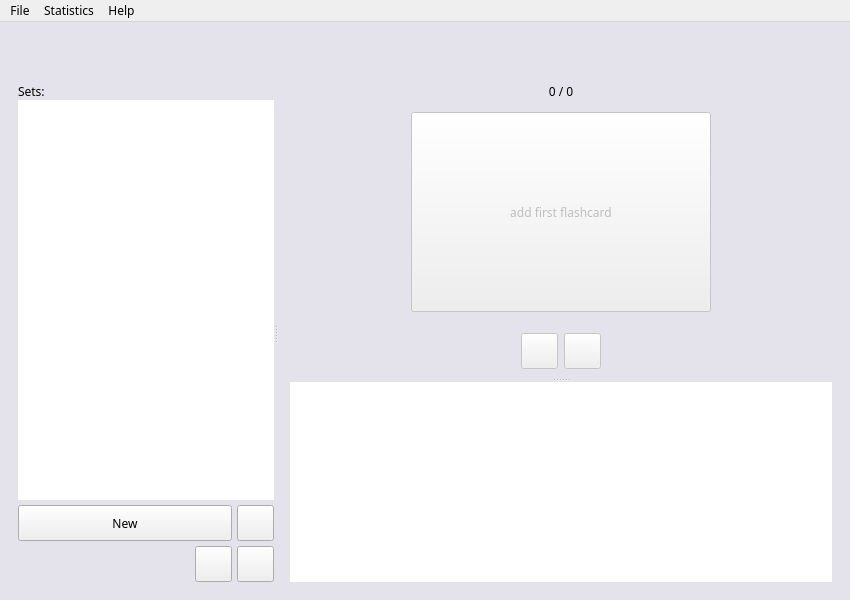
<?xml version="1.0" encoding="UTF-8"?>
<ui version="4.0">
 <class>MainWindow</class>
 <widget class="QMainWindow" name="MainWindow">
  <property name="enabled">
   <bool>true</bool>
  </property>
  <property name="geometry">
   <rect>
    <x>0</x>
    <y>0</y>
    <width>850</width>
    <height>600</height>
   </rect>
  </property>
  <property name="minimumSize">
   <size>
    <width>850</width>
    <height>600</height>
   </size>
  </property>
  <property name="font">
   <font>
    <family>Futura</family>
    <pointsize>11</pointsize>
   </font>
  </property>
  <property name="windowTitle">
   <string>Flashcards</string>
  </property>
  <property name="styleSheet">
   <string notr="true">* {
	font-family: Futura;
}

MyPushButton {
	font-size: 20px;
	background-color: transparent;
	border-width: 2px;
	border-style: solid;
	border-color: #ffffff;
}

MyPushButton:hover {
	border-color: #9e5db8
}

MyPushButton#btn_flashcard{
	border-width: 5px;
}

QListWidget {
	background-color: white;
	font-size: 20px;
}

QMainWindow{
	background-color: #e4e2eb;
}

QLineEdit{
	background-color: transparent;
	border-bottom: 3px;
	border-bottom-style: solid;
	border-bottom-color: #9e5db8;
}

Line{
	border-color: beige
}
</string>
  </property>
  <widget class="QWidget" name="centralwidget">
   <property name="font">
    <font>
     <family>Futura</family>
     <pointsize>18</pointsize>
    </font>
   </property>
   <layout class="QVBoxLayout" name="verticalLayout_5">
    <item>
     <widget class="QStackedWidget" name="mainstack">
      <property name="currentIndex">
       <number>1</number>
      </property>
      <widget class="QWidget" name="welcome_page">
       <layout class="QVBoxLayout" name="verticalLayout_2">
        <item>
         <spacer name="verticalSpacer_1">
          <property name="orientation">
           <enum>Qt::Vertical</enum>
          </property>
          <property name="sizeHint" stdset="0">
           <size>
            <width>20</width>
            <height>40</height>
           </size>
          </property>
         </spacer>
        </item>
        <item>
         <widget class="QWidget" name="container_welcome" native="true">
          <layout class="QVBoxLayout" name="verticalLayout_4">
           <item alignment="Qt::AlignHCenter">
            <widget class="QLabel" name="lbl_name">
             <property name="sizePolicy">
              <sizepolicy hsizetype="Fixed" vsizetype="Fixed">
               <horstretch>0</horstretch>
               <verstretch>0</verstretch>
              </sizepolicy>
             </property>
             <property name="font">
              <font>
               <family>Futura</family>
               <pointsize>40</pointsize>
               <bold>false</bold>
              </font>
             </property>
             <property name="styleSheet">
              <string notr="true"/>
             </property>
             <property name="text">
              <string>Hi,</string>
             </property>
             <property name="alignment">
              <set>Qt::AlignCenter</set>
             </property>
            </widget>
           </item>
           <item alignment="Qt::AlignHCenter">
            <widget class="QLineEdit" name="fld_name">
             <property name="enabled">
              <bool>true</bool>
             </property>
             <property name="sizePolicy">
              <sizepolicy hsizetype="Fixed" vsizetype="Fixed">
               <horstretch>0</horstretch>
               <verstretch>0</verstretch>
              </sizepolicy>
             </property>
             <property name="font">
              <font>
               <family>Futura</family>
               <pointsize>20</pointsize>
              </font>
             </property>
             <property name="focusPolicy">
              <enum>Qt::StrongFocus</enum>
             </property>
             <property name="maxLength">
              <number>50</number>
             </property>
             <property name="frame">
              <bool>false</bool>
             </property>
             <property name="alignment">
              <set>Qt::AlignLeading|Qt::AlignLeft|Qt::AlignVCenter</set>
             </property>
             <property name="placeholderText">
              <string>Enter your name...</string>
             </property>
            </widget>
           </item>
           <item alignment="Qt::AlignHCenter">
            <widget class="MyPushButton" name="btn_name">
             <property name="sizePolicy">
              <sizepolicy hsizetype="Minimum" vsizetype="Preferred">
               <horstretch>0</horstretch>
               <verstretch>0</verstretch>
              </sizepolicy>
             </property>
             <property name="minimumSize">
              <size>
               <width>80</width>
               <height>36</height>
              </size>
             </property>
             <property name="sizeIncrement">
              <size>
               <width>0</width>
               <height>0</height>
              </size>
             </property>
             <property name="baseSize">
              <size>
               <width>0</width>
               <height>0</height>
              </size>
             </property>
             <property name="font">
              <font>
               <family>Futura</family>
               <pointsize>6</pointsize>
              </font>
             </property>
             <property name="focusPolicy">
              <enum>Qt::NoFocus</enum>
             </property>
             <property name="text">
              <string>Go</string>
             </property>
            </widget>
           </item>
          </layout>
         </widget>
        </item>
        <item>
         <spacer name="verticalSpacer_3">
          <property name="orientation">
           <enum>Qt::Vertical</enum>
          </property>
          <property name="sizeHint" stdset="0">
           <size>
            <width>20</width>
            <height>40</height>
           </size>
          </property>
         </spacer>
        </item>
       </layout>
      </widget>
      <widget class="QWidget" name="main_page">
       <layout class="QVBoxLayout" name="verticalLayout_6">
        <item>
         <widget class="QLabel" name="lbl_greet">
          <property name="font">
           <font>
            <family>Futura</family>
            <pointsize>20</pointsize>
           </font>
          </property>
          <property name="text">
           <string/>
          </property>
         </widget>
        </item>
        <item>
         <widget class="QSplitter" name="splitter">
          <property name="sizePolicy">
           <sizepolicy hsizetype="Expanding" vsizetype="Expanding">
            <horstretch>0</horstretch>
            <verstretch>0</verstretch>
           </sizepolicy>
          </property>
          <property name="orientation">
           <enum>Qt::Horizontal</enum>
          </property>
          <widget class="QWidget" name="layoutWidget">
           <layout class="QVBoxLayout" name="verticalLayout">
            <property name="spacing">
             <number>0</number>
            </property>
            <item>
             <widget class="QLabel" name="label_2">
              <property name="text">
               <string>Sets:</string>
              </property>
             </widget>
            </item>
            <item>
             <widget class="QListWidget" name="list_sets">
              <property name="sizePolicy">
               <sizepolicy hsizetype="Minimum" vsizetype="Expanding">
                <horstretch>0</horstretch>
                <verstretch>0</verstretch>
               </sizepolicy>
              </property>
              <property name="minimumSize">
               <size>
                <width>150</width>
                <height>0</height>
               </size>
              </property>
              <property name="font">
               <font>
                <family>Futura</family>
                <pointsize>-1</pointsize>
                <kerning>true</kerning>
               </font>
              </property>
              <property name="frameShape">
               <enum>QFrame::NoFrame</enum>
              </property>
              <property name="frameShadow">
               <enum>QFrame::Plain</enum>
              </property>
              <property name="horizontalScrollBarPolicy">
               <enum>Qt::ScrollBarAlwaysOff</enum>
              </property>
             </widget>
            </item>
            <item>
             <layout class="QHBoxLayout" name="horizontalLayout">
              <property name="spacing">
               <number>5</number>
              </property>
              <property name="topMargin">
               <number>5</number>
              </property>
              <item>
               <widget class="MyPushButton" name="btn_new_set">
                <property name="sizePolicy">
                 <sizepolicy hsizetype="Expanding" vsizetype="Fixed">
                  <horstretch>0</horstretch>
                  <verstretch>0</verstretch>
                 </sizepolicy>
                </property>
                <property name="minimumSize">
                 <size>
                  <width>50</width>
                  <height>36</height>
                 </size>
                </property>
                <property name="font">
                 <font>
                  <family>Futura</family>
                 </font>
                </property>
                <property name="text">
                 <string>New</string>
                </property>
               </widget>
              </item>
              <item>
               <widget class="MyPushButton" name="btn_set_delete">
                <property name="sizePolicy">
                 <sizepolicy hsizetype="Fixed" vsizetype="Fixed">
                  <horstretch>0</horstretch>
                  <verstretch>0</verstretch>
                 </sizepolicy>
                </property>
                <property name="minimumSize">
                 <size>
                  <width>36</width>
                  <height>36</height>
                 </size>
                </property>
                <property name="font">
                 <font>
                  <family>Futura</family>
                 </font>
                </property>
                <property name="text">
                 <string/>
                </property>
                <property name="icon">
                 <iconset>
                  <normaloff>icons/delete.png</normaloff>icons/delete.png</iconset>
                </property>
               </widget>
              </item>
             </layout>
            </item>
            <item>
             <layout class="QHBoxLayout" name="horizontalLayout_2">
              <property name="spacing">
               <number>5</number>
              </property>
              <property name="topMargin">
               <number>5</number>
              </property>
              <item>
               <spacer name="horizontalSpacer">
                <property name="orientation">
                 <enum>Qt::Horizontal</enum>
                </property>
                <property name="sizeHint" stdset="0">
                 <size>
                  <width>40</width>
                  <height>20</height>
                 </size>
                </property>
               </spacer>
              </item>
              <item>
               <widget class="MyPushButton" name="btn_import_set">
                <property name="sizePolicy">
                 <sizepolicy hsizetype="Fixed" vsizetype="Fixed">
                  <horstretch>0</horstretch>
                  <verstretch>0</verstretch>
                 </sizepolicy>
                </property>
                <property name="minimumSize">
                 <size>
                  <width>36</width>
                  <height>36</height>
                 </size>
                </property>
                <property name="font">
                 <font>
                  <family>Futura</family>
                 </font>
                </property>
                <property name="text">
                 <string/>
                </property>
                <property name="icon">
                 <iconset>
                  <normaloff>icons/import.png</normaloff>icons/import.png</iconset>
                </property>
               </widget>
              </item>
              <item>
               <widget class="MyPushButton" name="btn_export_set">
                <property name="sizePolicy">
                 <sizepolicy hsizetype="Fixed" vsizetype="Fixed">
                  <horstretch>0</horstretch>
                  <verstretch>0</verstretch>
                 </sizepolicy>
                </property>
                <property name="minimumSize">
                 <size>
                  <width>36</width>
                  <height>36</height>
                 </size>
                </property>
                <property name="font">
                 <font>
                  <family>Futura</family>
                 </font>
                </property>
                <property name="text">
                 <string/>
                </property>
                <property name="icon">
                 <iconset>
                  <normaloff>icons/export.png</normaloff>icons/export.png</iconset>
                </property>
               </widget>
              </item>
             </layout>
            </item>
           </layout>
          </widget>
          <widget class="QStackedWidget" name="stackedWidget">
           <property name="sizePolicy">
            <sizepolicy hsizetype="Expanding" vsizetype="Expanding">
             <horstretch>1</horstretch>
             <verstretch>0</verstretch>
            </sizepolicy>
           </property>
           <property name="minimumSize">
            <size>
             <width>400</width>
             <height>0</height>
            </size>
           </property>
           <property name="currentIndex">
            <number>1</number>
           </property>
           <widget class="QWidget" name="page_2"/>
           <widget class="QWidget" name="set_page">
            <layout class="QVBoxLayout" name="verticalLayout_8">
             <property name="leftMargin">
              <number>12</number>
             </property>
             <property name="topMargin">
              <number>0</number>
             </property>
             <property name="rightMargin">
              <number>0</number>
             </property>
             <property name="bottomMargin">
              <number>0</number>
             </property>
             <item>
              <widget class="QSplitter" name="splitter_2">
               <property name="orientation">
                <enum>Qt::Vertical</enum>
               </property>
               <widget class="QWidget" name="flashcards_slider" native="true">
                <property name="sizePolicy">
                 <sizepolicy hsizetype="Preferred" vsizetype="Minimum">
                  <horstretch>0</horstretch>
                  <verstretch>0</verstretch>
                 </sizepolicy>
                </property>
                <layout class="QVBoxLayout" name="verticalLayout_7">
                 <item>
                  <widget class="QLabel" name="lbl_flashcard_count">
                   <property name="sizePolicy">
                    <sizepolicy hsizetype="Preferred" vsizetype="Minimum">
                     <horstretch>0</horstretch>
                     <verstretch>0</verstretch>
                    </sizepolicy>
                   </property>
                   <property name="text">
                    <string>0 / 0</string>
                   </property>
                   <property name="alignment">
                    <set>Qt::AlignCenter</set>
                   </property>
                  </widget>
                 </item>
                 <item>
                  <widget class="QWidget" name="flashcard" native="true">
                   <property name="sizePolicy">
                    <sizepolicy hsizetype="Preferred" vsizetype="Expanding">
                     <horstretch>0</horstretch>
                     <verstretch>0</verstretch>
                    </sizepolicy>
                   </property>
                   <layout class="QGridLayout" name="gridLayout">
                    <property name="leftMargin">
                     <number>0</number>
                    </property>
                    <property name="topMargin">
                     <number>0</number>
                    </property>
                    <property name="rightMargin">
                     <number>0</number>
                    </property>
                    <property name="bottomMargin">
                     <number>0</number>
                    </property>
                    <item row="1" column="0">
                     <widget class="MyPushButton" name="btn_flashcard">
                      <property name="enabled">
                       <bool>false</bool>
                      </property>
                      <property name="sizePolicy">
                       <sizepolicy hsizetype="Fixed" vsizetype="Fixed">
                        <horstretch>0</horstretch>
                        <verstretch>0</verstretch>
                       </sizepolicy>
                      </property>
                      <property name="minimumSize">
                       <size>
                        <width>300</width>
                        <height>200</height>
                       </size>
                      </property>
                      <property name="font">
                       <font>
                        <family>Futura</family>
                       </font>
                      </property>
                      <property name="text">
                       <string>add first flashcard</string>
                      </property>
                      <property name="checkable">
                       <bool>true</bool>
                      </property>
                     </widget>
                    </item>
                   </layout>
                  </widget>
                 </item>
                 <item>
                  <widget class="QWidget" name="flashcard_options" native="true">
                   <property name="sizePolicy">
                    <sizepolicy hsizetype="Expanding" vsizetype="Minimum">
                     <horstretch>0</horstretch>
                     <verstretch>0</verstretch>
                    </sizepolicy>
                   </property>
                   <layout class="QHBoxLayout" name="horizontalLayout_3">
                    <item>
                     <spacer name="horizontalSpacer_2">
                      <property name="orientation">
                       <enum>Qt::Horizontal</enum>
                      </property>
                      <property name="sizeHint" stdset="0">
                       <size>
                        <width>40</width>
                        <height>20</height>
                       </size>
                      </property>
                     </spacer>
                    </item>
                    <item>
                     <widget class="MyPushButton" name="btn_previous_flashcard">
                      <property name="enabled">
                       <bool>false</bool>
                      </property>
                      <property name="sizePolicy">
                       <sizepolicy hsizetype="Fixed" vsizetype="Fixed">
                        <horstretch>0</horstretch>
                        <verstretch>0</verstretch>
                       </sizepolicy>
                      </property>
                      <property name="minimumSize">
                       <size>
                        <width>36</width>
                        <height>36</height>
                       </size>
                      </property>
                      <property name="font">
                       <font>
                        <family>Futura</family>
                       </font>
                      </property>
                      <property name="text">
                       <string/>
                      </property>
                      <property name="icon">
                       <iconset>
                        <normaloff>icons/l_arrow.png</normaloff>icons/l_arrow.png</iconset>
                      </property>
                     </widget>
                    </item>
                    <item>
                     <widget class="MyPushButton" name="btn_next_flashcard">
                      <property name="enabled">
                       <bool>false</bool>
                      </property>
                      <property name="sizePolicy">
                       <sizepolicy hsizetype="Fixed" vsizetype="Fixed">
                        <horstretch>0</horstretch>
                        <verstretch>0</verstretch>
                       </sizepolicy>
                      </property>
                      <property name="minimumSize">
                       <size>
                        <width>36</width>
                        <height>36</height>
                       </size>
                      </property>
                      <property name="font">
                       <font>
                        <family>Futura</family>
                       </font>
                      </property>
                      <property name="text">
                       <string/>
                      </property>
                      <property name="icon">
                       <iconset>
                        <normaloff>icons/r_arrow.png</normaloff>icons/r_arrow.png</iconset>
                      </property>
                     </widget>
                    </item>
                    <item>
                     <spacer name="horizontalSpacer_3">
                      <property name="orientation">
                       <enum>Qt::Horizontal</enum>
                      </property>
                      <property name="sizeHint" stdset="0">
                       <size>
                        <width>40</width>
                        <height>20</height>
                       </size>
                      </property>
                     </spacer>
                    </item>
                   </layout>
                  </widget>
                 </item>
                </layout>
               </widget>
               <widget class="QWidget" name="layoutWidget">
                <layout class="QVBoxLayout" name="verticalLayout_3">
                 <property name="spacing">
                  <number>0</number>
                 </property>
                 <item>
                  <widget class="NewFlashcardWidget" name="widget_new_flashcard" native="true"/>
                 </item>
                 <item>
                  <widget class="QListWidget" name="list_flashcards">
                   <property name="sizePolicy">
                    <sizepolicy hsizetype="Preferred" vsizetype="Expanding">
                     <horstretch>0</horstretch>
                     <verstretch>1</verstretch>
                    </sizepolicy>
                   </property>
                   <property name="frameShape">
                    <enum>QFrame::NoFrame</enum>
                   </property>
                   <property name="horizontalScrollBarPolicy">
                    <enum>Qt::ScrollBarAlwaysOff</enum>
                   </property>
                   <property name="uniformItemSizes">
                    <bool>true</bool>
                   </property>
                  </widget>
                 </item>
                </layout>
               </widget>
              </widget>
             </item>
            </layout>
           </widget>
          </widget>
         </widget>
        </item>
       </layout>
      </widget>
     </widget>
    </item>
   </layout>
  </widget>
  <widget class="QMenuBar" name="menuBar">
   <property name="geometry">
    <rect>
     <x>0</x>
     <y>0</y>
     <width>850</width>
     <height>37</height>
    </rect>
   </property>
   <widget class="QMenu" name="menuFile">
    <property name="title">
     <string>File</string>
    </property>
    <addaction name="actionImport_Flashcards_Set"/>
    <addaction name="actionExport_Flashcards_Set"/>
   </widget>
   <widget class="QMenu" name="menuHelp">
    <property name="title">
     <string>Help</string>
    </property>
    <addaction name="actionFlashcards"/>
   </widget>
   <widget class="QMenu" name="menuStatistics">
    <property name="title">
     <string>Statistics</string>
    </property>
   </widget>
   <addaction name="menuFile"/>
   <addaction name="menuStatistics"/>
   <addaction name="menuHelp"/>
  </widget>
  <action name="actionImport_Flashcards_Set">
   <property name="enabled">
    <bool>false</bool>
   </property>
   <property name="icon">
    <iconset>
     <normaloff>icons/import.png</normaloff>icons/import.png</iconset>
   </property>
   <property name="text">
    <string>Import Flashcards Set...</string>
   </property>
  </action>
  <action name="actionExport_Flashcards_Set">
   <property name="enabled">
    <bool>false</bool>
   </property>
   <property name="icon">
    <iconset>
     <normaloff>icons/export.png</normaloff>icons/export.png</iconset>
   </property>
   <property name="text">
    <string>Export Flashcards Set...</string>
   </property>
  </action>
  <action name="actionFlashcards">
   <property name="text">
    <string>Flashcards</string>
   </property>
  </action>
 </widget>
 <customwidgets>
  <customwidget>
   <class>MyPushButton</class>
   <extends>QPushButton</extends>
   <header>basic_widgets.h</header>
  </customwidget>
  <customwidget>
   <class>NewFlashcardWidget</class>
   <extends>QWidget</extends>
   <header>widgets.h</header>
   <container>1</container>
  </customwidget>
 </customwidgets>
 <resources/>
 <connections/>
</ui>
